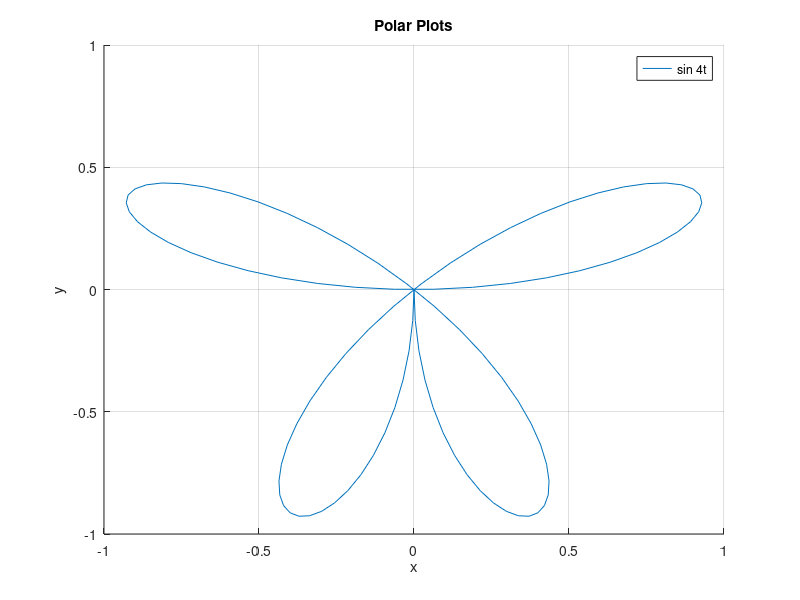

Recreate this plot in MATLAB.
#!/usr/bin/octave -q

% poleplot.m
% Date  : 16 September 2017
% Author: Ankit Pati

hold on;
grid on;

title('Polar Plots');
xlabel('x');
ylabel('y');

t = linspace(-pi/2, pi/2);
f = sin(4*t);

polar(t, f, ';sin 4t;');

legend('show');

drawnow();
input("Press enter key to terminate...");

% end of poleplot.m
